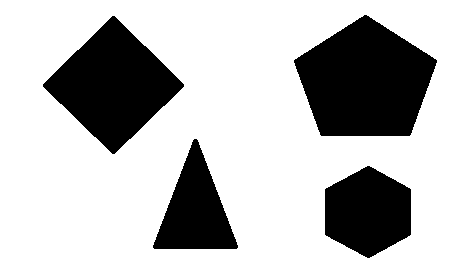
#> input picture odevler/Burak/odev1/shapes6.png, 466 x 277 px
$ python image_solution.py
#> lines starting #> are read from the running program, lines starting #| are printed output that depends on the picture; after the words box and inside, x2 and y2 are one past the last pixel; in counts of white or black regions, pixels touching at a corner belong together
import cv2
import numpy as np

img = cv2.imread("shapes6.png")
#> img is the input picture: shape (277, 466, 3); 74.4% white; 4 black regions, box (x1, y1, x2, y2) and area: (294, 15, 437, 136) 12121, (43, 16, 184, 154) 10016, (325, 166, 411, 258) 5965, (153, 139, 238, 249) 4981
img_gray = cv2.cvtColor(img,cv2.COLOR_BGR2GRAY)                                 # yüklediğimiz resim griye çevrilir. Griye çevrilmesinin sebebi RGB de üç renk kanalı yani 3 boyut varken gri görüntüler tek boyutludur. Bu şekilde model karmaşıklığı azaltılır.

cv2.imshow("Detecting Shapes",img)                                              # detecting shapes adında bir pencere açıyoruz.
cv2.waitKey(0)                                                                  # klavye bağlama fonskiyonudur. 0 yazılırsa sonsuza kadar bekler

ret, thresh = cv2.threshold(img_gray,127,255,1)                                 # verilen görüntüyü siyah ve beyaz olarak ikili görüntüye çevirir. Kullanılma amacı, görüntü üzerinde gürültüleri azaltmak, görüntüyü belirginleştirmek ve nesneleri algılamaktır.
#> thresh: shape (277, 466); 25.6% white; 4 white regions

# cv2.imshow("aaa",ret)
# cv2.imshow("bbb",thresh)

contours, ret = cv2.findContours(thresh, cv2.RETR_LIST, cv2.CHAIN_APPROX_NONE)         # konturlar aynı renk ve yoğunluğa sahip olan tüm kesintisiz noktaları sınır boyunca birleştiren kapalı eğrilerdir.     1. argüman kontur aranacak görüntü, ikinci argüman kontur alma, 3. argüman kontur yaklaşım metodu. contours değişkenine atanan bilgiler aslında görüntüdeki konturların pythondaki bir listesidir.Her kontur nesnenin sınır noktaları koordinatlarının(x,y) bir Numpy dizisidir.
#> contours = 4 contours; box (x1, y1, x2, y2) and area: (294, 15, 437, 136) 11930, (43, 16, 184, 154) 9873, (325, 166, 411, 258) 5834, (153, 139, 238, 249) 4829; ret = [[1, -1, -1, -1], [2, 0, -1, -1], [3, 1, -1, -1], [-1, 2, -1, -1]]

for cnt in contours:
    peri=cv2.arcLength(cnt,True)                                                # konturun çevresini hesaplamak için kullanılır. True ifadesi konturun kapalı olduğunu ifade eder.
    # print(peri)
    approx=cv2.approxPolyDP(cnt, 0.02*peri, True)                               # gereksiz yerleri silme gibi düşünülebilir. yani bir kontur şeklini daha az sayıda köşeye sahip başka bir şekle yaklaştırır. ilk argüman kontur, 2.argüman yaklaşık kontur ile normal kontur arasındaki max masafe.  0.02 sayısını küçülttükçe hassaslık artıyor. döndürdüğü veri ise köşe noktaların koordinatları
    x,y,w,h=cv2.boundingRect(cnt)                                               # contur alanını dikdörtgen içine almak için
    cv2.rectangle(img,(x,y),(x+w,y+h),(0,0,255),2)
    cv2.putText(img,"Points: "+str(len(approx)),(x+w, y+h),cv2.FONT_HERSHEY_COMPLEX, 0.7, (255,0,0),2)
    for i in range(len(approx)):
        print(approx[i])                         # köşe noktalarının koordinatları
    #     print(approx[i][0][0])
    #     print(approx[i][0][1])
    print()

    if len(approx)==4:

        q=[]
        q.append(pow(pow(approx[3][0][0]-approx[0][0][0],2)+pow(approx[3][0][1]-approx[0][0][1],2),0.5))

        for i in range(len(approx)-1):
            q.append(pow(pow(approx[i][0][0]-approx[i+1][0][0],2)+pow(approx[i][0][1]-approx[i+1][0][1],2),0.5))           # kenar uzunluklarını q listesine atıyorum. (x2-x1)^2+(y2-y1)^2  nin karekökü şeklinde

        for i in range(len(q)-1):
            if q[i]==q[i+1] and q[len(q)-1]==q[0]:                                                                       # tüm kenar uzunlukları eşit ise kare.  yaklaşık değerleri değil, tam olarak birbirlerine eşit ise kare
                cv2.putText(img,"Square:",(x+w-100, y+h),cv2.FONT_HERSHEY_COMPLEX, 0.7, (0,255,0),2)
            else:
                cv2.putText(img,"Rectangle:",(x+w-200, y+h),cv2.FONT_HERSHEY_COMPLEX, 0.7, (0,255,0),2)
        for i in range(len(q)):
            print(q[i])

    elif len(approx)==3:
        q=[]
        q.append(pow(pow(approx[2][0][0]-approx[0][0][0],2)+pow(approx[2][0][1]-approx[0][0][1],2),0.5))

        for i in range(len(approx)-1):
            q.append(pow(pow(approx[i][0][0]-approx[i+1][0][0],2)+pow(approx[i][0][1]-approx[i+1][0][1],2),0.5))

        for i in range(len(q)-1):
            if q[i]==q[i+1] and q[len(q)-1]==q[0]:
                cv2.putText(img,"Regular Triangle:",(x+w+20, y+h+45),cv2.FONT_HERSHEY_COMPLEX, 0.7, (0,255,0),2)

            else:
                cv2.putText(img,"Traiangle:",(x+w-200, y+h+20),cv2.FONT_HERSHEY_COMPLEX, 0.7, (0,255,0),2)

    elif len(approx)==5:
        q=[]
        q.append(pow(pow(approx[4][0][0]-approx[0][0][0],2)+pow(approx[4][0][1]-approx[0][0][1],2),0.5))

        for i in range(len(approx)-1):
            q.append(pow(pow(approx[i][0][0]-approx[i+1][0][0],2)+pow(approx[i][0][1]-approx[i+1][0][1],2),0.5))

        for i in range(len(q)-1):
            if q[i]==q[i+1] and q[len(q)-1]==q[0]:
                cv2.putText(img,"Regular Pentagon:",(x+w+20, y+h+45),cv2.FONT_HERSHEY_COMPLEX, 0.7, (0,255,0),2)

            else:
                cv2.putText(img,"Pentagon:",(x+w-200, y+h+20),cv2.FONT_HERSHEY_COMPLEX, 0.7, (0,255,0),2)


    elif len(approx)==6:
        q=[]
        q.append(pow(pow(approx[5][0][0]-approx[0][0][0],2)+pow(approx[5][0][1]-approx[0][0][1],2),0.5))

        for i in range(len(approx)-1):
            q.append(pow(pow(approx[i][0][0]-approx[i+1][0][0],2)+pow(approx[i][0][1]-approx[i+1][0][1],2),0.5))

        for i in range(len(q)-1):
            if q[i]==q[i+1] and q[len(q)-1]==q[0]:
                cv2.putText(img,"Regular Hexagon:",(x+w+20, y+h+45),cv2.FONT_HERSHEY_COMPLEX, 0.7, (0,255,0),2)

            else:
                cv2.putText(img,"Hexagon:",(x+w-200, y+h+20),cv2.FONT_HERSHEY_COMPLEX, 0.7, (0,255,0),2)


    else:
        cv2.putText(img,"Circle:",(x+w-200, y+h+20),cv2.FONT_HERSHEY_COMPLEX, 0.7, (0,255,0),2)


    cv2.imshow("Detecting Shapes",img)
    k=cv2.waitKey(0)
    if k==ord('q'):               # q ya bastığımda pencere kapanıyor
        break
#> this loop made 1 pass; (key q is pressed on pass 1)
#> (peri, x, y, w, h) on pass 1: (298.1, 325, 166, 86, 92)
#| [[367 166]]
#| [[325 189]]
#| [[325 234]]
#| [[369 257]]
#| [[410 234]]
#| [[410 189]]
#> pass 1, `cv2.imshow("Detecting Shapes",img)`:
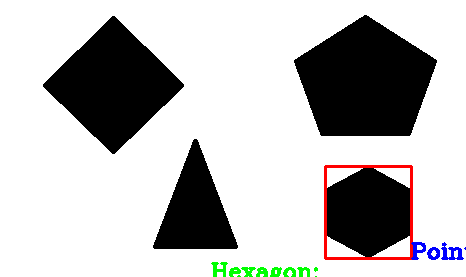
#> window 'Detecting Shapes': shape (277, 466, 3); mean B, G, R 186.5, 187, 187.7

cv2.destroyAllWindows()

# video solution ile siteyi birleştirmeye çalıştım

$ run again, with odevler/Burak/odev1/shapes2.png copied over odevler/Burak/odev1/shapes6.png
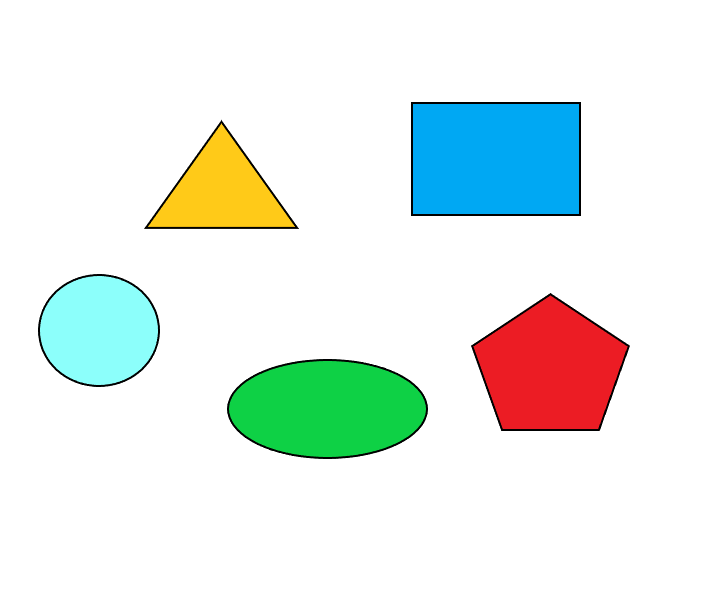
#> input picture odevler/Burak/odev1/shapes2.png, 710 x 599 px
#> img is the input picture: shape (599, 710, 3); mean B, G, R 233.7, 238.4, 229.6
#> `ret, thresh = cv2.threshold(img_gray,127,255,1)`:
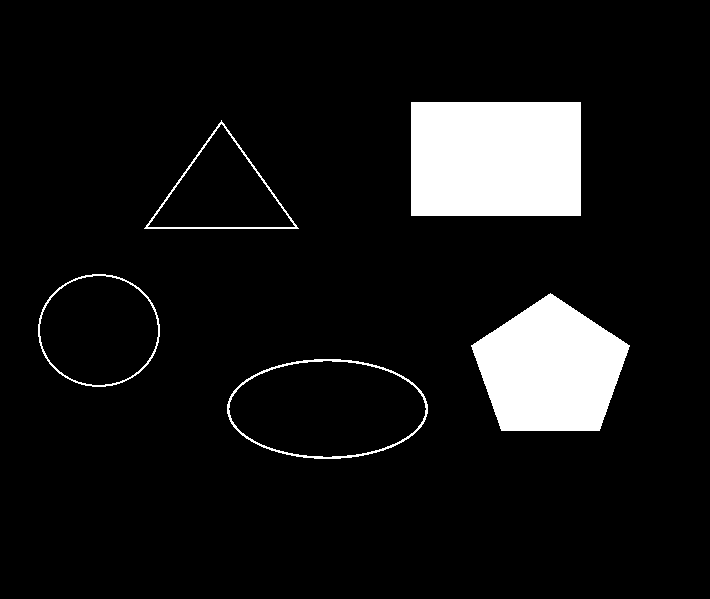
#> thresh: shape (599, 710); 8.8% white; 5 white regions
#> contours = 8 contours; box (x1, y1, x2, y2) and area: (411, 102, 581, 216) 19097, (227, 359, 428, 459) 15552, (471, 293, 630, 431) 14940, (228, 360, 427, 458) 14834, (38, 274, 160, 387) 10656, (39, 275, 159, 386) 10232, (144, 120, 299, 229) 8261, (147, 123, 296, 228) 7779; ret = [[1, -1, -1, -1], [2, 0, -1, -1], [3, 1, -1, -1], [4, 2, -1, -1], [5, 3, -1, -1], [6, 4, -1, -1], [7, 5, -1, -1], [-1, 6, -1, -1]]
#> the loop `for cnt in contours:` made 1 pass; (key q is pressed on pass 1)
#> (peri, x, y, w, h) on pass 1: (501, 228, 360, 199, 98)
#> (printed output is left out)
#> pass 1, `cv2.imshow("Detecting Shapes",img)`:
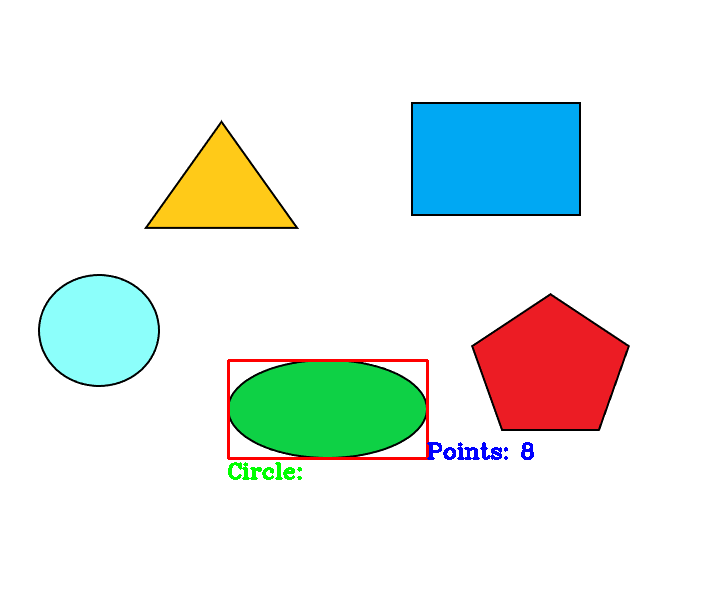
#> window 'Detecting Shapes': shape (599, 710, 3); mean B, G, R 232.5, 237, 228.9
